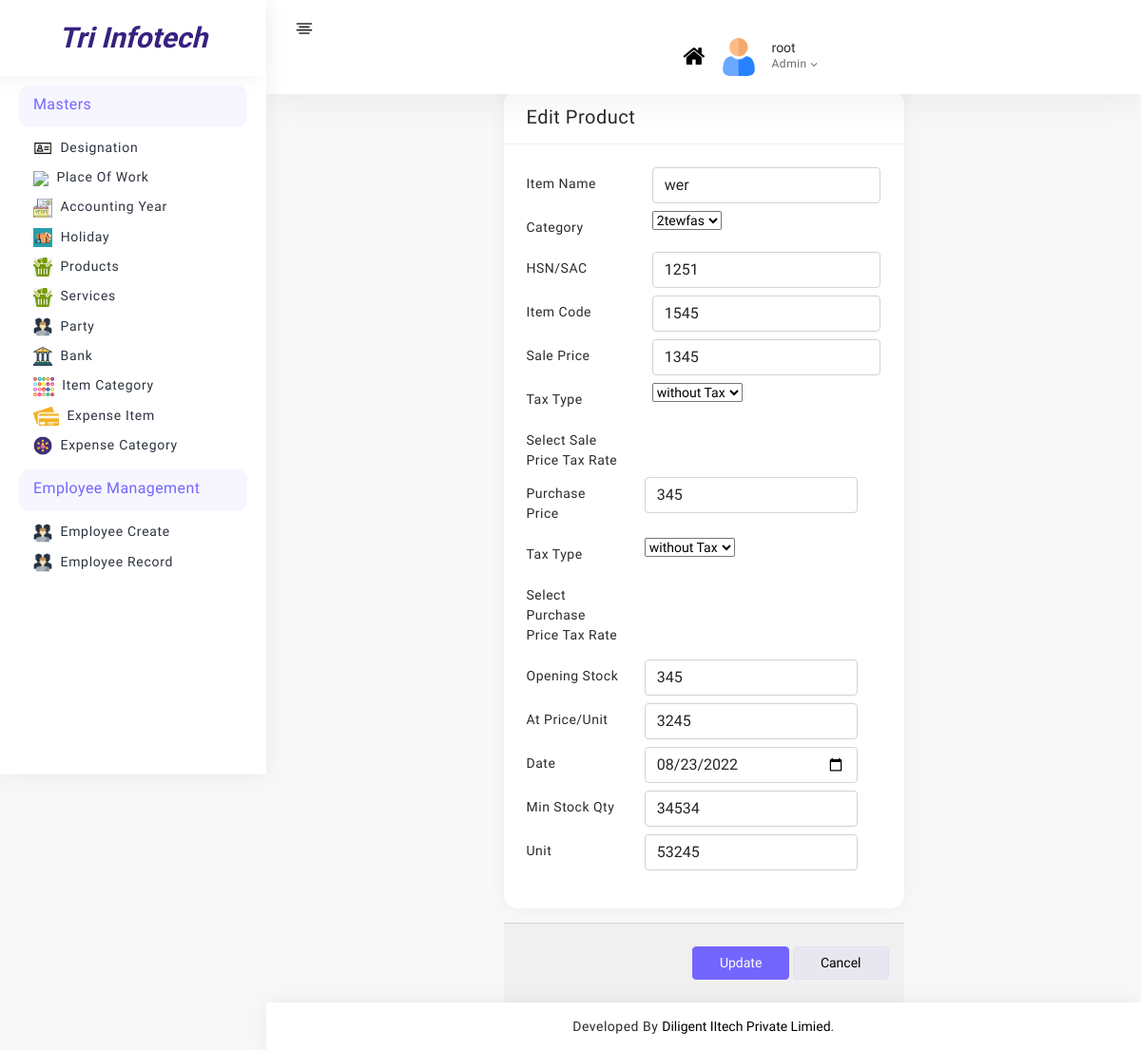
Before: /admin_panel/product_edit/1 (signed in) with the older database file.
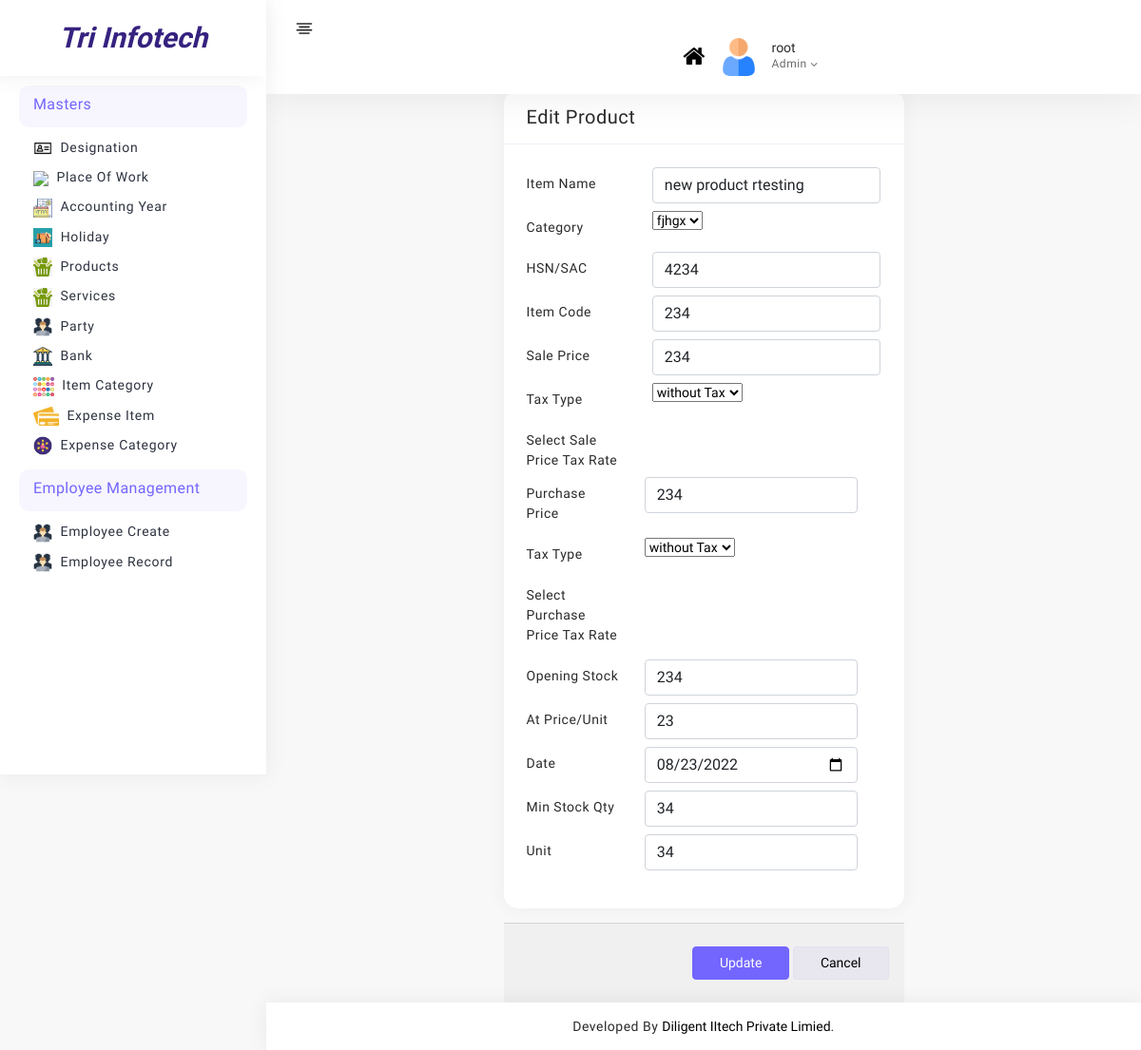
After: the same page with the newer database file.
### admin_panel/models.py (models this page shows, shortened)
class Product(models.Model):
    taxTypes = (
        ('withTax','with Tax'),
        ('withoutTax','without Tax'),
    )
    name = models.CharField(max_length=100)
    category = models.ForeignKey("Category",on_delete=models.CASCADE)
    hsn_code = models.IntegerField()
    product_code = models.CharField(max_length=100)
    sale_price = models.CharField(max_length=100)
    sale_price_type = models.CharField(choices=taxTypes ,max_length=50)
    purchase_price = models.CharField(max_length=100)
    purchase_price_type = models.CharField(choices=taxTypes ,max_length=50)
    purchase_price_tax_rate = models.CharField(choices=gstStatic,max_length=20,null=True,blank=True)
    sale_price_tax_rate = models.CharField(choices=gstStatic,max_length=20,null=True,blank=True)
    opening_stock = models.CharField(max_length=100)
    price_per_unit = models.CharField(max_length=100)
    date = models.DateField(auto_now=False, auto_now_add=False)
    minimum_stock_quantity = models.IntegerField()
    unit = models.IntegerField()

class Category(models.Model):
    name = models.CharField( max_length=100,unique=True)
    def __str__(self):
        return self.name

### admin_panel/views.py (the view)
# urls.py: path("product_edit/<int:id>",views.product_edit,name="product_edit"),
def product_edit(request,id):
    if request.user.is_staff:
        if request.method == "POST":
            data = request.POST
            productname = data["productname"]
            category = data["category"]
            category = Category.objects.get(name = category)
            hsn_code = data["hsn_code"]
            product_code = data["product_code"]
            sale_price = data["sale_price"]
            sale_price_with_tax = data["sale_tax_type"]
            purchase_price = data["purchase_price"]
            purchase_price_with_tax = data["purchase_taxtype"]
            purchase_tax_rate = data["purchase_tax_rate"]
            sale_tax_rate = data["sale_tax_rate"]
            opening_stock = data["opening_stock"]
            price_per_unit = data["price_per_unit"]
            date = data["date"]
            minimum_stock_quantity = data["minimum_stock_quantity"]
            unit = data["unit"]
            p = Product.objects.get(pk=id)
            p.name = productname
            p.category = category
            p.hsn_code = hsn_code
            p.product_code = product_code
            p.sale_price = sale_price
            p.sale_price_type = sale_price_with_tax
            p.purchase_price = purchase_price
            p.purchase_price_type = purchase_price_with_tax
            p.purchase_price_tax_rate = purchase_tax_rate
            p.sale_price_tax_rate = sale_tax_rate
            p.opening_stock = opening_stock
            p.price_per_unit = price_per_unit
            p.date = date
            p.minimum_stock_quantity = minimum_stock_quantity
            p.unit = unit
            p.save()
            return redirect("products")
        else:
            product = Product.objects.get(pk=id)
            categorys = Category.objects.all()
            gst = gstStatic
        return render(request,"masters/arp_items/product_edit.html",{"product":product,"categorys":categorys,"gst":gst})
    else:
        return redirect("login")

### admin_panel/templates/masters/arp_items/product_edit.html (shortened to what the changed rows need)
{% extends 'base.html' %}
{% load static %}
{% block content %}
<div class="page-body">
   <form method="post">
   <div class="container-fluid">
      <div class="row justify-content-center">
         <div class="col-sm-12 col-md-6">
            <div class="card">
               <div class="card-body p-4 rs-py-10">
                  <div class="mb-2 row">
                     <div class="col-md-8">
                        <div class="input-group">
                           <input class="form-control" type="text" name="productname" value="{{ product.name }}" required>
                        </div>
                     </div>
                  </div>
                  <div class="mb-2 row">
                     <div class="col-md-8">
                        <div class="input-group">
                        <select name="category" id="category">
                           {% for i in categorys %}
                              <option value="{{ i }}" {% if i == product.category %}selected{% endif %}>{{ i }}</option>
                           {% endfor %}
                     </select>
                        </div>
                     </div>
                  </div>
                  <div class="mb-2 row">
                     <div class="col-md-8">
                        <div class="input-group">
                           <input class="form-control" type="text"  name="hsn_code" value="{{ product.hsn_code }}" required>
                        </div>
                     </div>
                  </div>
                  <div class="mb-2 row">
                     <div class="col-md-8">
                        <div class="input-group">
                           <input class="form-control" type="text" name="product_code" value="{{ product.product_code }}" required>
                        </div>
                     </div>
                  </div>
                  <div class="mb-2 row">
                     <div class="col-md-8">
                        <div class="input-group">
                           <input class="form-control" type="text" name="sale_price" value="{{ product.sale_price }}" required>
                        </div>
                     </div>
                  </div>
                  <div class="mb-2 row">
                     <div class="col-md-8">
                        <div class="input-group">
                        <select name="sale_tax_type" id="sale_tax_type" >
                           {% for i,j in product.taxTypes %}
                              <option value="{{ i }}" {% if i == product.sale_price_type %}selected{% endif %}>{{ j }}</option>
                           {% endfor %}
                         </select>
                        </div>
                     </div>
                  </div>
                  <div class="mb-2 row">
                  <div class="mb-2 row">
                     <div class="col-md-8">
                        <div class="input-group">
                           <input class="form-control" type="text" name="purchase_price" value="{{ product.purchase_price }}" required>
                        </div>
                     </div>
                  </div>
                  <div class="mb-2 row">
                     <div class="col-md-8">
                        <div class="input-group">
                           <select name="purchase_taxtype" id="purchase_taxtype" >
                              {% for i,j in product.taxTypes %}
                                 <option value="{{ i }}" {% if i == product.purchase_price_type %}selected{% endif %}>{{ j }}</option>
                              {% endfor %}
                            </select>
                        </div>
                     </div>
                  </div>
                  <div class="mb-2 row">
                     <div class="col-md-8">
                        <div class="input-group">
                           <input class="form-control" type="text" name="opening_stock" value="{{ product.opening_stock }}" required>
                        </div>
                     </div>
                  </div>
                  <div class="mb-2 row">
                     <div class="col-md-8">
                        <div class="input-group">
                           <input class="form-control" type="text" name="price_per_unit" value="{{ product.price_per_unit }}" required>
                        </div>
                     </div>
                  </div>
                  <div class="mb-2 row">
                     <div class="col-md-8">
                        <div class="input-group">
                           <input class="form-control" type="date"  id= "date" name="date" value="{{ product.date|date:"Y-m-d" }}" required>
                        </div>
                     </div>
                  </div>
                  <div class="mb-2 row">
                     <div class="col-md-8">
                        <div class="input-group">
                           <input class="form-control" type="text" name="minimum_stock_quantity" value="{{ product.minimum_stock_quantity }}" required>
                        </div>
                     </div>
                  </div>
                  <div class="mb-2 row">
                     <div class="col-md-8">
                        <div class="input-group">
                           <input class="form-control" type="text" name = "unit"value="{{ product.unit }}" required>
                        </div>
                     </div>
                  </div>
               </div>
            </div>
         </div>
            </div>
        </div>
      </div>
   </div>
</div>
{% endblock content %}

Changed rows visible on the page:
changed Product "without Tax": productname "wer" → "new product rtesting"; category "2tewfas" → "fjhgx"; hsn_code "1251" → "4234"; product_code "1545" → "234"; sale_price "1345" → "234"; purchase_price "345" → "234"; opening_stock "345" → "234"; price_per_unit "3245" → "23"; minimum_stock_quantity "34534" → "34"
Other visible differences:
form field unit: "53245" → "34"
